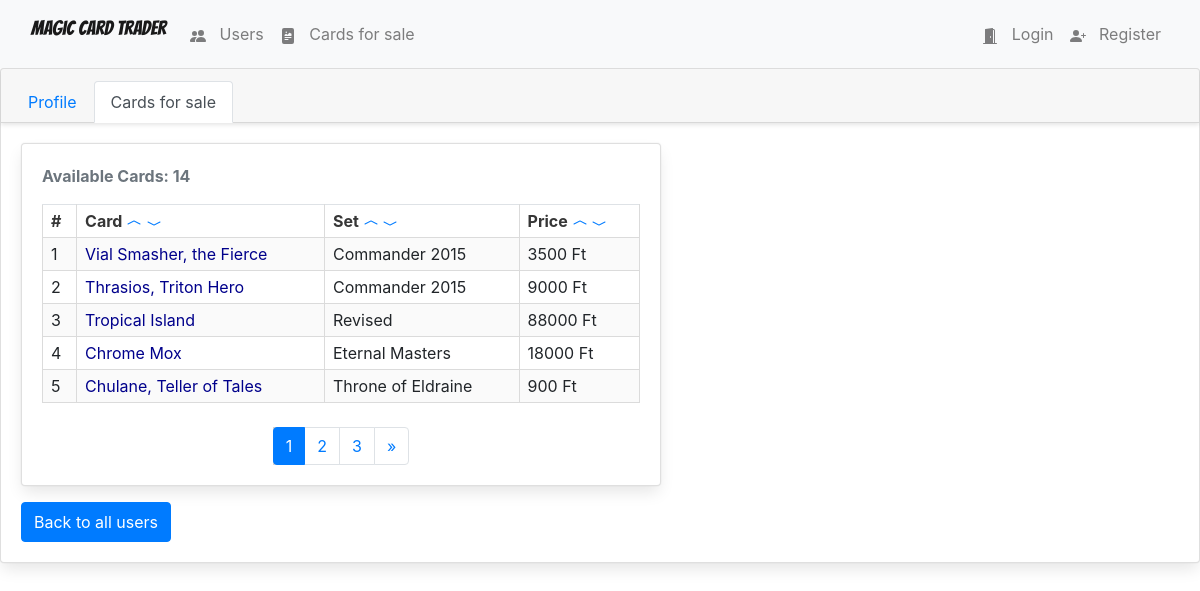
The page /users_cards/11/ on the database its author committed.
### Magic/models.py (models this page shows, shortened)
class Card(models.Model):
    name = models.CharField(max_length = 150)
    set_name = models.CharField(max_length = 150)
    price = models.IntegerField()
    user = models.ForeignKey(User, on_delete=models.CASCADE)
    is_foil = models.BooleanField(default=False)
    is_ordered = models.BooleanField(default=False)
    image_url = models.TextField()

### Magic/views.py (the view)
# urls.py: re_path(r'^users_cards/(?P<user_id>[0-9]+)/$', views.user_detail_cards, name="user_detail_cards"),
def user_detail_cards(request, user_id):
    user = User.objects.get(pk=user_id)
    all_cards = user.card_set.all()
    order_by = request.GET.get('order_by')
    direction = request.GET.get('direction')
    if direction == 'desc':
        if order_by == 'price':
            all_cards = all_cards.order_by(order_by).reverse()
        else:
            all_cards = all_cards.order_by(Lower(order_by)).reverse()
    elif direction == 'asc':
        if order_by == 'price':
            all_cards = all_cards.order_by(order_by)
        else:
            all_cards = all_cards.order_by(Lower(order_by))
    paginator = Paginator(all_cards, 5)
    page = request.GET.get('page', 1)
    try:
        cards = paginator.page(page)
    except PageNotAnInteger:
        cards = paginator.page(1)
    except EmptyPage:
        cards = paginator.page(paginator.num_pages)
    context = {
        'all_cards': all_cards,
        'cards': cards,
        'user': user,
        'order_by': order_by,
        'direction': direction,
        'nbar_card': 'user_card_cards',
    }
    return render(request, 'magic/user_detail_cards.html', context)

### Magic/templates/magic/user_detail_cards.html (shortened to what this page needs)
{% extends 'magic/base.html' %}
{% load crispy_forms_tags %}
{% block body %}
<div class="card">
    <div class="card-header">
        <ul class="nav nav-tabs card-header-tabs">
            <li class="nav-item">
                <a href="{% url 'Magic:user_detail' user.id %}" class="nav-link {% if nbar_card == 'users_card_profile' %} active {% endif %}">Profile</a>
            </li>
            <li class="nav-item">
                <a href="{% url 'Magic:user_detail_cards' user.id %}" class="nav-link {% if nbar_card == 'user_card_cards' %} active {% endif %}">Cards for sale</a>
            </li>
        </ul>
    </div>
    <div class="card-body">
        <div class="card mb-3" style="max-width: 640px;">
            <div class="row no-gutters">
                <div class="col-md-12">
                    <div class="card-body">
                        <p class="text-secondary basic-text">Available Cards: {{ user.card_set.count }} </p>
                        <table class="table is-striped is-narrow is-bordered">
                        <tr>
                            <th>
                            #
                            </th>
                            <th>
                            Card
                            <a href="?order_by=name&direction=asc">
                                <span class="glyphicon glyphicon-chevron-up">
                                    <svg width="1em" height="1em" viewBox="0 0 16 16" class="bi bi-chevron-compact-up" fill="currentColor" xmlns="http://www.w3.org/2000/svg">
                                        <path fill-rule="evenodd" d="M7.776 5.553a.5.5 0 0 1 .448 0l6 3a.5.5 0 1 1-.448.894L8 6.56 2.224 9.447a.5.5 0 1 1-.448-.894l6-3z"/>
                                    </svg>
                                </span>
                            </a>
                            <a href="?order_by=name&direction=desc">
                                <span class="glyphicon glyphicon-chevron-down">
                                    <svg width="1em" height="1em" viewBox="0 0 16 16" class="bi bi-chevron-compact-down" fill="currentColor" xmlns="http://www.w3.org/2000/svg">
                                        <path fill-rule="evenodd" d="M1.553 6.776a.5.5 0 0 1 .67-.223L8 9.44l5.776-2.888a.5.5 0 1 1 .448.894l-6 3a.5.5 0 0 1-.448 0l-6-3a.5.5 0 0 1-.223-.67z"/>
                                    </svg>
                                </span>
                            </a>
                            </th>
                            <th>
                            Set
                            <a href="?order_by=set_name&direction=asc">
                                <span class="glyphicon glyphicon-chevron-up">
                                    <svg width="1em" height="1em" viewBox="0 0 16 16" class="bi bi-chevron-compact-up" fill="currentColor" xmlns="http://www.w3.org/2000/svg">
                                        <path fill-rule="evenodd" d="M7.776 5.553a.5.5 0 0 1 .448 0l6 3a.5.5 0 1 1-.448.894L8 6.56 2.224 9.447a.5.5 0 1 1-.448-.894l6-3z"/>
                                    </svg>
                                </span>
                            </a>
                            <a href="?order_by=set_name&direction=desc">
                                <span class="glyphicon glyphicon-chevron-down">
                                    <svg width="1em" height="1em" viewBox="0 0 16 16" class="bi bi-chevron-compact-down" fill="currentColor" xmlns="http://www.w3.org/2000/svg">
                                        <path fill-rule="evenodd" d="M1.553 6.776a.5.5 0 0 1 .67-.223L8 9.44l5.776-2.888a.5.5 0 1 1 .448.894l-6 3a.5.5 0 0 1-.448 0l-6-3a.5.5 0 0 1-.223-.67z"/>
                                    </svg>
                                </span>
                            </a>
                            </th>
                            <th>
                            Price
                            <a href="?order_by=price&direction=asc">
                                <span class="glyphicon glyphicon-chevron-up">
                                    <svg width="1em" height="1em" viewBox="0 0 16 16" class="bi bi-chevron-compact-up" fill="currentColor" xmlns="http://www.w3.org/2000/svg">
                                        <path fill-rule="evenodd" d="M7.776 5.553a.5.5 0 0 1 .448 0l6 3a.5.5 0 1 1-.448.894L8 6.56 2.224 9.447a.5.5 0 1 1-.448-.894l6-3z"/>
                                    </svg>
                                </span>
                            </a>
                            <a href="?order_by=price&direction=desc">
                                <span class="glyphicon glyphicon-chevron-down">
                                    <svg width="1em" height="1em" viewBox="0 0 16 16" class="bi bi-chevron-compact-down" fill="currentColor" xmlns="http://www.w3.org/2000/svg">
                                        <path fill-rule="evenodd" d="M1.553 6.776a.5.5 0 0 1 .67-.223L8 9.44l5.776-2.888a.5.5 0 1 1 .448.894l-6 3a.5.5 0 0 1-.448 0l-6-3a.5.5 0 0 1-.223-.67z"/>
                                    </svg>
                                </span>
                            </a>
                            </th>
                        </tr>
                        {% for card in cards %}
                        <tr>
                            <td>
                            {{ forloop.counter }}
                            </td>
                            <td>
                            <a class="card-td-link" href="{% url 'Magic:card_detail' card.id %}">
                                {{ card.name }}
                            </a>
                            </td>
                            <td>
                            {{ card.set_name }}
                            </td>
                            <td>
                            {{ card.price }} Ft
                            </td>
                        </tr>
                        {% endfor %}
                        </table>
                        <nav aria-label="Page navigation">
                        {% if cards.has_other_pages %}
                            <ul class="pagination justify-content-center">
                                {% for i in cards.paginator.page_range %}
                                    {% if cards.number == i %}
                                        <li class="page-item active" aria-current="page"><span class="page-link">{{ i }} <span class="sr-only">(current)</span></span></li>
                                    {% else %}
                                        <li class="page-item"><a href="?page={{ i }}&order_by={{ order_by }}&direction={{ direction }}" class="page-link">{{ i }}</a></li>
                                    {% endif %}
                                {% endfor %}
                                {% if cards.has_next %}
                                    <li class="page-item"><a href="?page={{ cards.next_page_number }}&order_by={{ order_by }}&direction={{ direction }}" class="page-link">&raquo;</a></li>
                                {% endif %}
                            </ul>
                        {% endif %}
                    </nav>
                    </div>
                </div>
            </div>
        </div>
        <a href="{% url 'Magic:users' %}">
            <button class="button btn btn-primary">
                Back to all users
            </button>
        </a>
    </div>
</div>
{% endblock %}

### Magic/static/magic/style.css (style rules this page uses)
body { background-color: white; }
html { background-color: white; }
.active { color: aqua; background-color: lightgrey; }
.basic-text { color: lightblue; font-weight: bold; }
table { align-self: center; }
.card { align-self: center; }
.user-td-link, .card-td-link { color: darkblue; }

### rows shown on the page
Card: name "Vial Smasher, the Fierce", set_name "Commander 2015", price "3500"
Card: name "Thrasios, Triton Hero", set_name "Commander 2015", price "9000"
Card: name "Tropical Island", set_name "Revised", price "88000"
Card: name "Chrome Mox", set_name "Eternal Masters", price "18000"
Card: name "Chulane, Teller of Tales", set_name "Throne of Eldraine", price "900"

### other values the page prints
{{ user.card_set.count }} "14"
{{ i }} "1"
{{ i }} "2" "3"
